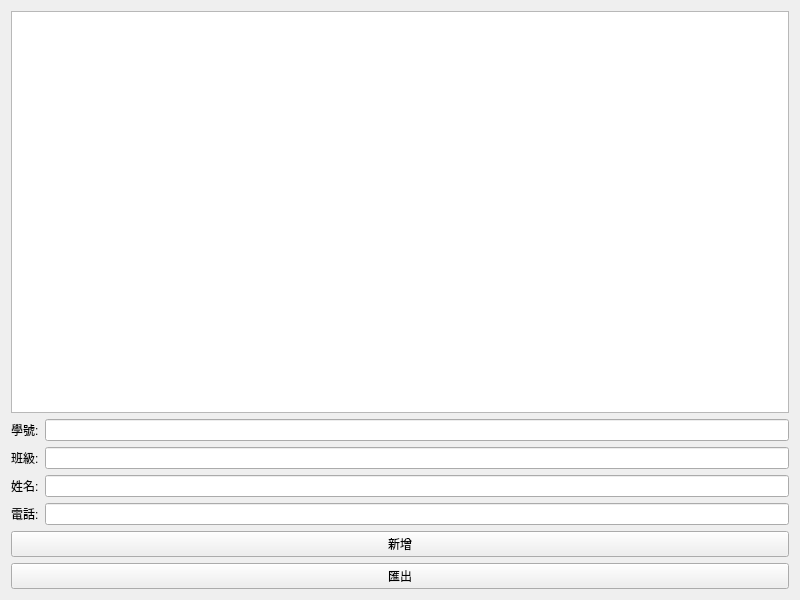
<?xml version="1.0" encoding="UTF-8"?>
<ui version="4.0">
 <class>MyWidget</class>
 <widget class="QWidget" name="MyWidget">
  <property name="geometry">
   <rect>
    <x>0</x>
    <y>0</y>
    <width>800</width>
    <height>600</height>
   </rect>
  </property>
  <property name="windowTitle">
   <string>MyWidget</string>
  </property>
  <layout class="QVBoxLayout" name="verticalLayout">
   <item>
    <widget class="QTableWidget" name="tableWidget"/>
   </item>
   <item>
    <layout class="QFormLayout" name="formLayout">
     <item row="0" column="0">
      <widget class="QLabel" name="label">
       <property name="text">
        <string>學號:</string>
       </property>
      </widget>
     </item>
     <item row="0" column="1">
      <widget class="QLineEdit" name="lineEdit"/>
     </item>
     <item row="1" column="0">
      <widget class="QLabel" name="label_2">
       <property name="text">
        <string>班級:</string>
       </property>
      </widget>
     </item>
     <item row="1" column="1">
      <widget class="QLineEdit" name="lineEdit_2">
       <property name="text">
        <string/>
       </property>
      </widget>
     </item>
     <item row="2" column="0">
      <widget class="QLabel" name="label_3">
       <property name="text">
        <string>姓名:</string>
       </property>
      </widget>
     </item>
     <item row="2" column="1">
      <widget class="QLineEdit" name="lineEdit_3"/>
     </item>
     <item row="3" column="0">
      <widget class="QLabel" name="label_4">
       <property name="text">
        <string>電話:</string>
       </property>
      </widget>
     </item>
     <item row="3" column="1">
      <widget class="QLineEdit" name="lineEdit_4"/>
     </item>
    </layout>
   </item>
   <item>
    <widget class="QPushButton" name="pushButton">
     <property name="text">
      <string>新增</string>
     </property>
    </widget>
   </item>
   <item>
    <widget class="QPushButton" name="pushButton_2">
     <property name="text">
      <string>匯出</string>
     </property>
    </widget>
   </item>
  </layout>
 </widget>
 <resources/>
 <connections/>
</ui>
